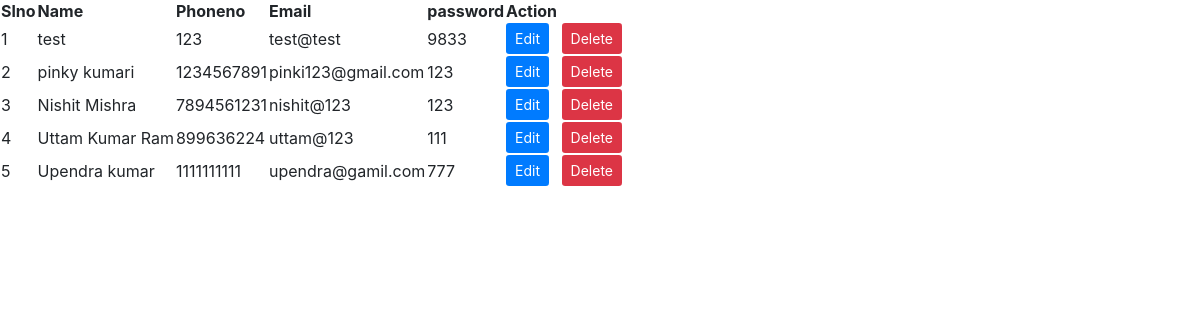
/home/regis, run on the app's committed database.
### myshopapp/models.py (models this page shows)
class Register(models.Model):
    name = models.CharField(max_length=100)
    phoneno=models.IntegerField()
    email=models.CharField(max_length=100)
    password=models.CharField(max_length=100)
    status=models.IntegerField(default=1)

### myshopapp/views.py (the view)
# urls.py: path('regis',views.regis,name='regis'),
def regis(request):
    li=Register.objects.all()
    return render(request,'table.html',{'data':li})

### myshopapp/templates/table.html (shortened to what this page needs)
<link rel="stylesheet" href="https://cdn.jsdelivr.net/npm/bootstrap@4.6.2/dist/css/bootstrap.min.css"
integrity="sha384-xOolHFLEh07PJGoPkLv1IbcEPTNtaed2xpHsD9ESMhqIYd0nLMwNLD69Npy4HI+N">
<table>
    <thead>
        <th>Slno</th>
        <th>Name</th>
        <th>Phoneno</th>
        <th>Email</th>
        <th>password</th>
        <th>Action</th>
    </thead>
    <tbody>
        {% for i in data %}
        <tr>
            <td>{{forloop.counter}}</td>
            <td>{{i.name}}</td>
            <td>{{i.phoneno}}</td>
            <td>{{i.email}}</td>
            <td>{{i.password}}</td>
            <td><a class="btn btn-sm bg-primary text-white mr-2" href="{% url 'edit_user' i.id %}">Edit</a>
                <a class="btn btn-sm bg-danger text-white" href="{% url 'delete_user' i.id %}">Delete</a>
            </td>
        </tr>
         {% endfor %}
    </tbody>
</table>

### data on the page
Register: name "test", phoneno "123", email "test@test", password "9833"
Register: name "pinky kumari", phoneno "1234567891", email "pinki123@gmail.com", password "123"
Register: name "Nishit Mishra", phoneno "7894561231", email "nishit@123", password "123"
Register: name "Uttam Kumar Ram", phoneno "899636224", email "uttam@123", password "111"
Register: name "Upendra kumar", phoneno "1111111111", email "upendra@gamil.com", password "777"
